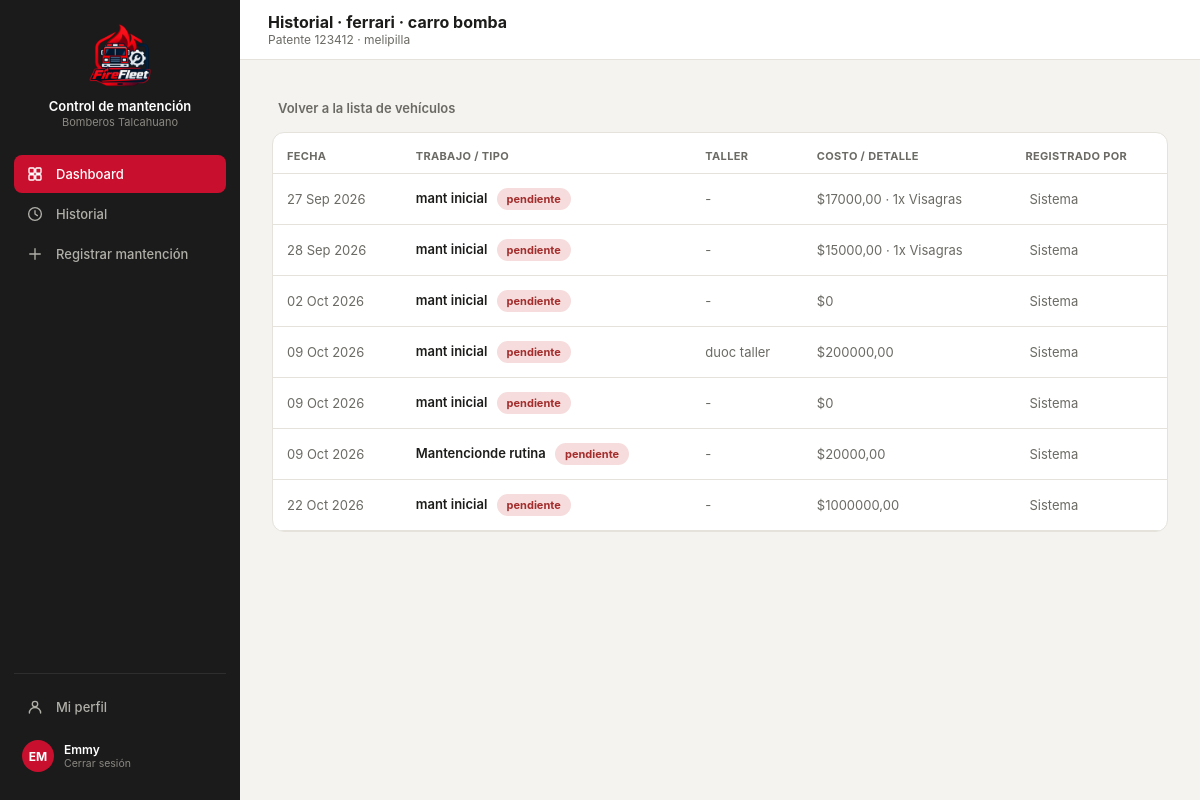
Screenshot of /detalle/1/ (signed in) with the database file from the repository.
### core/models.py (models this page shows, shortened)
class Vehiculo(models.Model):
    id_vehi = models.AutoField(primary_key=True)
    patente = models.CharField(max_length=10, unique=True, null=True, blank=True)
    tipo_v = models.CharField(max_length=50)
    modelo = models.CharField(max_length=80, blank=True)
    anio = models.IntegerField(null=True, blank=True, db_column="año")
    id_compania = models.ForeignKey(
        Compania, on_delete=models.PROTECT, db_column="id_compania", related_name="vehiculos",
    )
    estado = models.CharField(max_length=30, default="operativo")
    kilometraje = models.DecimalField(max_digits=10, decimal_places=2, default=0)
    proxima_mantencion = models.DateField(null=True, blank=True)
    class Meta:
        db_table = "vehiculo"

class Compania(models.Model):
    id_comp = models.AutoField(primary_key=True)
    nombre = models.CharField(max_length=100)
    direccion = models.CharField(max_length=200, blank=True, db_column="dirección")
    telefono = models.CharField(max_length=20, blank=True, db_column="teléfono")
    class Meta:
        db_table = "compania"
        verbose_name_plural = "Compañías"
    def __str__(self):
        return self.nombre

class Mantencion(models.Model):
    id_mant = models.AutoField(primary_key=True)
    id_vehi = models.ForeignKey(
        Vehiculo, on_delete=models.CASCADE, db_column="id_vehi", related_name="mantenciones",
    )
    id_tipo = models.ForeignKey(
        TipoMantencion, on_delete=models.PROTECT, db_column="id_tipo", related_name="mantenciones",
    )
    descripcion = models.TextField(blank=True, default='')
    fecha_in = models.DateField(auto_now_add=True)
    fecha_ter = models.DateField(null=True, blank=True)
    estado = models.CharField(max_length=30, default="pendiente")
    costo_t = models.DecimalField(max_digits=12, decimal_places=2, default=0)
    respon = models.CharField(max_length=120, blank=True)
    class Meta:
        db_table = "mantencion"

class TipoMantencion(models.Model):
    id_tipo = models.AutoField(primary_key=True)
    nombre = models.CharField(max_length=100)
    categ = models.CharField(max_length=50, blank=True)
    perio = models.CharField(max_length=50, blank=True)
    class Meta:
        db_table = "tipomantencion"
        verbose_name = "Tipo de mantención"
        verbose_name_plural = "Tipos de mantención"

class MantencionInsu(models.Model):
    id_mant = models.ForeignKey(
        Mantencion, on_delete=models.CASCADE, db_column="id_mant", related_name="insumos_usados",
    )
    id_insu = models.ForeignKey(
        Insumo, on_delete=models.PROTECT, db_column="id_insu", related_name="mantenciones",
    )
    cant = models.DecimalField(max_digits=10, decimal_places=2, default=1)
    costo_aso = models.DecimalField(max_digits=12, decimal_places=2, default=0)
    class Meta:
        db_table = "mantencion_insu"
        unique_together = (('id_mant', 'id_insu'),)

class Insumo(models.Model):
    id_insu = models.AutoField(primary_key=True)
    nombre = models.CharField(max_length=150)
    tipo_i = models.CharField(max_length=80, blank=True)
    unidad_m = models.CharField(max_length=20, blank=True)
    costo_uni = models.DecimalField(max_digits=12, decimal_places=2, default=0)
    stock = models.IntegerField(default=0)
    class Meta:
        db_table = "insumo"

### core/views.py (the view)
# urls.py: path('detalle/<int:vehiculo_id>/', views.detalle, name='detalle'),
@login_required(login_url='index')
def detalle(request, vehiculo_id):
    perfil, current_user_data = _datos_usuario_actual(request)
    current_user_data['role'] = current_user_data['rol']
    vehiculo = get_object_or_404(Vehiculo, pk=vehiculo_id)
    mantenciones = Mantencion.objects.filter(id_vehi=vehiculo)
    context = {
        'current_user': current_user_data,  # <-- verifica si es admin el user
        'vehiculo': vehiculo,
        'mantenciones': mantenciones,
    }
    return render(request, 'core/historial-detalle.html', context)

### core/views.py (called while the page is built)
def _datos_usuario_actual(request):
    perfil_usuario = getattr(request.user, 'perfil', None)
    is_admin = request.user.is_superuser or bool(
        perfil_usuario and (perfil_usuario.rol or '').lower() == 'administrador'
    )
    if perfil_usuario:
        nombre = perfil_usuario.nombre
        rol = perfil_usuario.rol
        comp = str(perfil_usuario.id_compania) if perfil_usuario.id_compania else 'Sin Compañía'
    else:
        nombre = request.user.get_full_name() or request.user.username
        rol = ''
        comp = 'Sin Compañía'
    return perfil_usuario, {
        'name': nombre,
        'rol': rol,
        'comp': comp,
        'initials': ''.join([palabra[0].upper() for palabra in nombre.split()[:2]]) or '??',
        'isAdmin': is_admin,
    }

### core/templates/core/historial-detalle.html (shortened to what this page needs)
{% load static %}
<!DOCTYPE html>
<html lang="es">
<head>
<link rel="stylesheet" href="https://cdnjs.cloudflare.com/ajax/libs/tabler-icons/2.44.0/iconfont/tabler-icons.min.css">
<link rel="stylesheet" href="{% static 'styles.css' %}">
</head>
<body>
<div class="layout">
  <div class="sidebar">
    <div class="sidebar-brand">
      <div class="logo"><img src="{% static 'imagenes/logo2.png' %}" alt="Logo Control de mantención"></div>
      <div><p class="t1">Control de mantención</p><p class="t2">Bomberos Talcahuano</p></div>
    </div>
      <a class="nav-item active" href="{% url 'dashboard' %}">Dashboard</a>
    <a class="nav-item" href="{% url 'historial' %}"><svg class="nav-icon" viewBox="0 0 24 24" fill="none" stroke="currentColor" stroke-width="1.8" stroke-linecap="round" stroke-linejoin="round"><circle cx="12" cy="12" r="8.5"/><polyline points="12 7.5 12 12 15.2 14.2"/></svg>Historial</a>
    <a class="nav-item" href="{% url 'registrar' %}"><svg class="nav-icon" viewBox="0 0 24 24" fill="none" stroke="currentColor" stroke-width="1.8" stroke-linecap="round" stroke-linejoin="round"><line x1="12" y1="5" x2="12" y2="19"/><line x1="5" y1="12" x2="19" y2="12"/></svg>Registrar mantención</a>
    <div class="sidebar-footer">
      <a class="nav-item" href="{% url 'perfil' %}"><svg class="nav-icon" viewBox="0 0 24 24" fill="none" stroke="currentColor" stroke-width="1.8" stroke-linecap="round" stroke-linejoin="round"><circle cx="12" cy="8" r="3.6"/><path d="M4.5 20c0-4.1 3.4-7.4 7.5-7.4s7.5 3.3 7.5 7.4"/></svg>Mi perfil</a>
      <a class="sidebar-user" href="{% url 'logout' %}" style="margin-top:6px; text-decoration:none;">
        <div class="av">{{ request.user.username|slice:":2"|upper }}</div>
        <div><p class="name">{{ request.user.get_full_name|default:request.user.username }}</p><p class="role">Cerrar sesión</p></div>
      </a>
    </div>
  </div>
  <div class="main">
    <div class="topbar">
      <div style="display:flex; align-items:center; gap:12px;">
        <div>
          <h2 id="topbar-title">Historial · {{ vehiculo.modelo }} · {{ vehiculo.tipo_v }}</h2>
          <p class="crumb" id="topbar-crumb">Patente {{ vehiculo.patente }} · {{ vehiculo.id_compania.nombre|default:"Sin compañía" }}</p>
        </div>
      </div>
    </div>
    <div class="content" id="content">
      <a class="back-link" href="{% url 'historial' %}" style="text-decoration:none; color:var(--text2); display:inline-flex; align-items:center; gap:6px; margin-bottom:16px;">
        Volver a la lista de vehículos
      </a>
      {% if mantenciones %}
        <div class="card" style="padding:0; overflow:hidden;">
          <table>
            <thead>
              <tr>
                <th>Fecha</th>
                <th>Trabajo / Tipo</th>
                <th>Taller</th>
                <th>Costo / detalle</th>
                <th>Registrado por</th>
              </tr>
            </thead>
            <tbody>
              {% for m in mantenciones %}
              <tr>
                <td style="color:var(--text2); white-space:nowrap;">{{ m.fecha_in|date:"d M Y" }}</td>
                <td style="font-weight:600;">
                  {{ m.id_tipo.nombre|default:"Sin especificar" }}
                  {% if m.estado %}
  {% if m.estado == 'Preventiva' or m.estado == 'Completada' %}
    <span class="pill" style="margin-left:6px; background:var(--green-bg); color:var(--green);">
  {% else %}
    <span class="pill" style="margin-left:6px; background:var(--danger-bg); color:var(--danger);">
  {% endif %}
      {{ m.estado }}
    </span>
{% endif %}
                </td>
                <td style="color:var(--text2);">{{ m.respon|default:"-" }}</td>
                <td style="color:var(--text2);">
                  ${{ m.costo_t|default:0 }}
      {% if m.insumos_usados.all %}
        ·
        {% for i in m.insumos_usados.all %}
          {{ i.cant|floatformat:"-2" }}x {{ i.id_insu.nombre }}{% if not forloop.last %}, {% endif %}
        {% endfor %}
      {% endif %}
    </td>
                <td style="color:var(--text2); white-space:nowrap;">
                  {{ m.empleados_asignados|default:"Sistema" }}
                </td>
              </tr>
              {% endfor %}
            </tbody>
          </table>
        </div>
      {% else %}
        <div class="card" style="text-align:center; padding:50px 20px; color:var(--text2);">
          <i class="ti ti-file-off" style="font-size:28px;"></i>
          <p style="font-size:13px; margin:10px 0 0;">Este vehículo aún no tiene mantenciones registradas.</p>
        </div>
      {% endif %}
    </div>
  </div>
</div>
</body>
</html>

### core/static/styles.css (style rules this page uses)
:root { --red:#C8102E; --dark:#212121; --darker:#181818; --sidebar-bg:#1B1B1B; --sidebar-hover:#2A2A2A; --input-bg:#fff; --input-border:#D8D6CE; --muted:#8A8880; --amber:#854F0B; --amber-bg:#FDECC8; --green:#0F6E56; --green-bg:#DCEEE8; --danger:#A32D2D; --danger-bg:#F6DCDC; --surface1:#F4F3EF; --surface2:#FFFFFF; --border:#E4E2DB; --text1:#1C1C1A; --text2:#6B6A64; }
* { box-sizing:border-box; -webkit-tap-highlight-color:transparent; }
body { margin:0; font-family:-apple-system,BlinkMacSystemFont,"Segoe UI",Roboto,Helvetica,Arial,sans-serif; background:var(--surface1); color:var(--text1); min-height:100vh; }
.layout { display:flex; min-height:100vh; }
.sidebar { width:240px; background:var(--sidebar-bg); flex-shrink:0; display:flex; flex-direction:column; padding:20px 14px; position:sticky; top:0; height:100vh; }
.sidebar-brand { display:flex; flex-direction:column; align-items:center; text-align:center; gap:10px; padding:4px 8px 26px; }
.sidebar-brand .logo { width:64px; height:64px; display:flex; align-items:center; justify-content:center; flex-shrink:0; overflow:hidden; }
.sidebar-brand .logo img { width:100%; height:100%; object-fit:contain; display:block; }
.sidebar-brand .t1 { color:#fff; font-size:13px; font-weight:600; margin:0; line-height:1.3; }
.sidebar-brand .t2 { color:#8A8880; font-size:11px; margin:0; }
.nav-item { display:flex; align-items:center; gap:12px; padding:10px 12px; border-radius:8px; color:#B0AFA8; font-size:13px; font-weight:500; cursor:pointer; border:none; background:none; width:100%; text-align:left; margin-bottom:2px; text-decoration:none; }
.nav-item .nav-icon { width:18px; height:18px; flex-shrink:0; }
.nav-item.active { background:var(--red); color:#fff; }
.sidebar-footer { margin-top:auto; padding-top:14px; border-top:1px solid #2E2E2E; }
.sidebar-user { display:flex; align-items:center; gap:10px; padding:8px; border-radius:8px; cursor:pointer; }
.sidebar-user .av { width:32px; height:32px; border-radius:50%; background:var(--red); display:flex; align-items:center; justify-content:center; color:#fff; font-size:12px; font-weight:700; flex-shrink:0; }
.sidebar-user .name { color:#fff; font-size:12px; font-weight:600; margin:0; }
.sidebar-user .role { color:#8A8880; font-size:10.5px; margin:0; }
.main { flex:1; min-width:0; }
.topbar { height:60px; background:var(--surface2); border-bottom:1px solid var(--border); display:flex; align-items:center; justify-content:space-between; padding:0 28px; position:sticky; top:0; z-index:10; }
.topbar h2 { font-size:16px; font-weight:700; margin:0; }
.topbar .crumb { font-size:12px; color:var(--text2); margin:0; }
.content { padding:28px 32px; max-width:1200px; margin:0 auto; }
.card { background:var(--surface2); border:1px solid var(--border); border-radius:12px; padding:18px; }
.pill { font-size:11px; font-weight:700; padding:4px 10px; border-radius:20px; display:inline-block; }
table { width:100%; border-collapse:collapse; }
th { text-align:left; font-size:11px; color:var(--text2); font-weight:700; text-transform:uppercase; letter-spacing:0.03em; padding:16px 14px 10px; border-bottom:1px solid var(--border); }
td { padding:14px; border-bottom:1px solid var(--border); font-size:13px; vertical-align:middle; }
.back-link { display:inline-flex; align-items:center; gap:6px; color:var(--text2); font-size:13px; font-weight:600; cursor:pointer; margin-bottom:16px; background:none; border:none; padding:0; text-decoration:none; }
.content { padding: 32px; flex: 1; }

### rows the page displays
Vehiculo: modelo "ferrari", tipo_v "carro bomba", patente "123412", id_compania.nombre "melipilla"
Mantencion: fecha_in "27 Sep 2026", id_tipo.nombre "mant inicial", estado "pendiente", respon "-", costo_t "17000,00", empleados_asignados "Sistema"
MantencionInsu: cant "1", id_insu.nombre "Visagras"
Mantencion: fecha_in "28 Sep 2026", id_tipo.nombre "mant inicial", estado "pendiente", respon "-", costo_t "15000,00", empleados_asignados "Sistema"
MantencionInsu: cant "1", id_insu.nombre "Visagras"
Mantencion: fecha_in "02 Oct 2026", id_tipo.nombre "mant inicial", estado "pendiente", respon "-", costo_t "0", empleados_asignados "Sistema"
Mantencion: fecha_in "09 Oct 2026", id_tipo.nombre "mant inicial", estado "pendiente", respon "duoc taller", costo_t "200000,00", empleados_asignados "Sistema"
Mantencion: fecha_in "09 Oct 2026", id_tipo.nombre "mant inicial", estado "pendiente", respon "-", costo_t "0", empleados_asignados "Sistema"
Mantencion: fecha_in "09 Oct 2026", id_tipo.nombre "Mantencionde rutina", estado "pendiente", respon "-", costo_t "20000,00", empleados_asignados "Sistema"
Mantencion: fecha_in "22 Oct 2026", id_tipo.nombre "mant inicial", estado "pendiente", respon "-", costo_t "1000000,00", empleados_asignados "Sistema"

### other values shown
{{ request.user.username|slice:":2"|upper }} "EM"
{{ request.user.get_full_name|default:request.user.username }} "Emmy"
